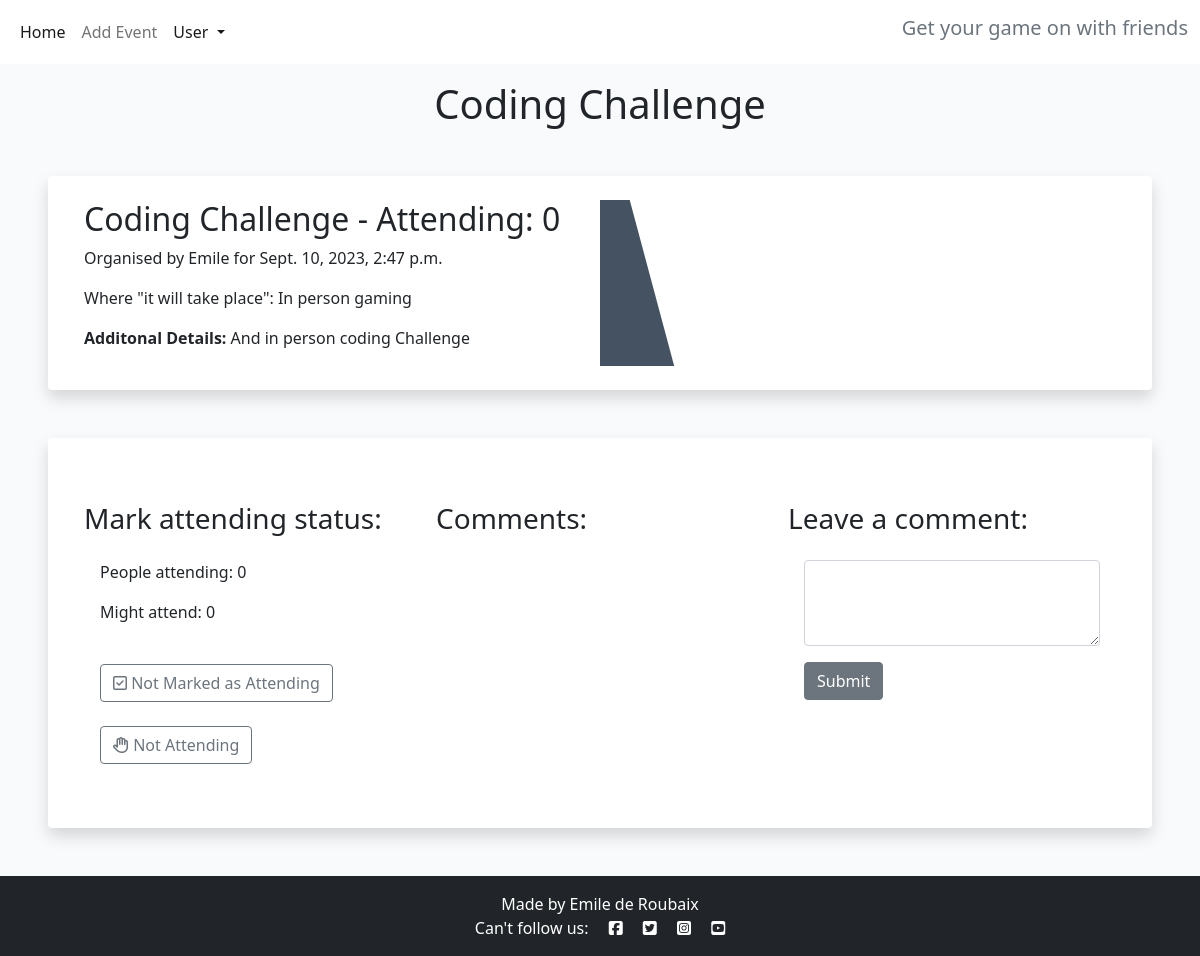
Screenshot of /booking-details/10 (signed in) with the database file from the repository.
### game_dates/models.py (models this page shows, shortened)
class Appointment(models.Model):
    user = models.ForeignKey(
        User, on_delete=models.CASCADE, null=True, blank=True)
    type = models.CharField(
        max_length=50, choices=SERVICE_CHOICES, default="Online gaming")
    day = models.DateField(default=datetime.now)
    time = models.CharField(
        max_length=24, choices=TIME_CHOICES)
    updated_on = models.DateTimeField(auto_now=True)
    description = models.CharField(
        max_length=50, null=True)
    content = models.TextField()
    created_on = models.DateTimeField(auto_now_add=True)
    approved = models.BooleanField(default=True)
    attending = models.ManyToManyField(
        User, related_name='event_attending', blank=True)
    tentative = models.ManyToManyField(
        User, related_name='event_tentative', blank=True)
    class Meta:
        ordering = ["-created_on"]
    def number_of_attendees(self):
        return self.attending.count()
    def number_of_tentative(self):
        return self.tentative.count()

### game_dates/views.py (the view)
# urls.py: path('booking-details/<booking_id>', views.bookingDetails, name='bookingDetails'),
def bookingDetails(request, booking_id):
    booking = Appointment.objects.get(pk=booking_id)
    comments = booking.comments.filter(approved=True).order_by('created_on')
    attending = booking.number_of_attendees()
    tentative = booking.number_of_tentative()
    new_comment = None
    if request.method == 'POST':
        comment_form = CommentForm(data=request.POST)
        if comment_form.is_valid():
            new_comment = comment_form.save(commit=False)
            new_comment.name = request.user
            new_comment.post = Appointment.objects.get(id=booking_id)
            new_comment.save()
    else:
        comment_form = CommentForm()
    return render(request, 'bookingDetails.html', {
        'booking': booking,
        'comments': comments,
        'comment_form': comment_form,
        'attending': attending,
        'tentative': tentative,
        })

### game_dates/forms.py
class CommentForm(forms.ModelForm):
    class Meta:
        model = Comment
        fields = ('body',)
        widgets = {
            'body': forms.Textarea(attrs={'class': 'form-control', 'rows': '3'}),
        }
        labels = {
            'body': ''
        }

### game_dates/templates/bookingDetails.html (shortened to what this page needs)
{% extends "base.html" %}
{% block content %}
{% if user.is_authenticated %}
<h1 class="text-center  mt-3">{{ booking.description }}</h1>
<div class="shadow p-4 mb-5 bg-body bg-body rounded text-black  m-5 ">
    <div class="">
        <div class="container">
            <div class="row g-0">
                <div class="col-md-6 ">
                    <h2 class="">{{ booking.description }} - Attending: {{ attending }}</h2>
                    <p class="">Organised by {{ booking.user }} for {{ booking.created_on }}</p>
                    <p class="">Where "it will take place": {{ booking.type }}</p>
                    <p class=""><strong>Additonal Details:</strong> {{ booking.content }}</p>
                </div>
                <div class="d-none d-md-block col-md-6 masthead-image">
                    <img src="https://codeinstitute.s3.amazonaws.com/fullstack/blog/default.jpg" width="100%">
                </div>
            </div>
        </div>
    </div>
</div>
<div class="shadow p-4 mb-5 bg-body bg-body rounded text-black  m-5 ">
    <div class="container">
        <div class="row">
            <div class="col-md-4 card mb-4  mt-3 ">
                <h3 class="card-title mt-4">Mark attending status:</h3>
                <div class="card-body">
                    <p>People attending: {{ attending }}</p>
                    <p>Might attend: {{ tentative }}</p>
                    <div class="row">
                        <form class="d-inline mt-4" action="{% url 'attending' booking.id %}" method="POST">
                            {% if attending %}
                            <button type="submit" name="booking_id" value="{{booking.id}}" class="btn btn-outline-secondary"><i class="fa-solid fa-square-check"></i> Attending</button>
                            {% elif not tentative %}
                            <button type="submit" name="booking_id" value="{{booking.id}}" class="btn btn-outline-secondary"><i class="fa-regular fa-square-check"></i> Not Marked as Attending</button>
                            {% endif %}
                        </form>
                    </div>
                    <div class="row">
                        <form class="d-inline mt-4" action="{% url 'tentative' booking.id %}" method="POST">
                            {% if tentative %}
                            <button type="submit" name="booking_id" value="{{booking.id}}" class="btn btn-outline-secondary"><i class="fa-solid fa-hand"></i> Might be attending</button>
                            {% elif not attending %}
                            <button type="submit" name="booking_id" value="{{booking.id}}" class="btn btn-outline-secondary"><i class="fa-regular fa-hand"></i> Not Attending</button>
                            {% endif %}
                        </form>
                    </div>
                </div>
            </div>
            <div class="col-md-4 card mb-4  mt-3 ">
                <h3 class="card-title mt-4">Comments:</h3>
                <div class="card-body">
                </div>
            </div>
            <div class="col-md-4 card mb-4  mt-3 ">
                <h3 class="card-title mt-4">Leave a comment:</h3>
                <div class="card-body">
                    {% if new_comment %}
                    <div class="alert alert-success" role="alert">
                        Your comment is awaiting approval
                    </div>
                    {% else %}
                    <div class="form-group">
                        <form method="post">
                            {{ comment_form.as_p }}
                            <button type="submit" class="btn btn-secondary">Submit</button>
                        </form>
                    </div>
                    {% endif %}
                </div>
            </div>
        </div>
    </div>
</div>
{% else %}
<div class="shadow p-4 mb-5 bg-body bg-body rounded text-black  m-5 ">
    <h1 class="p-2  me-3">You Are Not Signed in!</h1>
    <a href="{% url 'register' %}" class="btn btn-primary shadow text-center">Sign in</a>
</div>
{% endif %}
{% endblock %}

### static/css/style.css (style rules this page uses)
body { background-color: #F9FAFC; }
.main-bg { background-color: #F9FAFC; }
.card { border: none; background-color: transparent; }
.masthead-image { position: relative; overflow: hidden; }
.masthead-image:after { content: ""; position: absolute; top: 0; right: 90%; height: 100%; width: 150%; background: #445261; -webkit-transform: skew(15deg); -moz-transform: skew(15deg); transform: skew(15deg); z-index: 100; }

### rows the page displays
Appointment: description "Coding Challenge", user "Emile", created_on "Sept. 10, 2023, 2:47 p.m.", type "In person gaming", content "And in person coding Challenge"

### other values shown
{{ attending }} "0"
{{ tentative }} "0"
